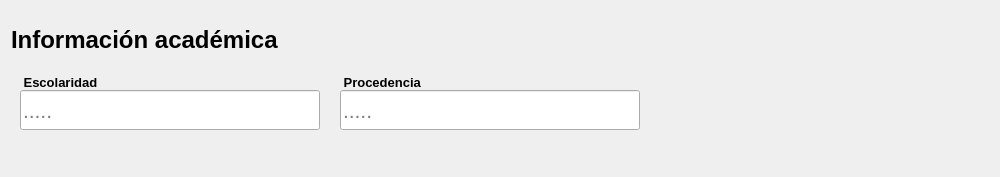
              <widget class="QFrame" name="info_academica">
               <property name="sizePolicy">
                <sizepolicy hsizetype="Preferred" vsizetype="Preferred">
                 <horstretch>0</horstretch>
                 <verstretch>10</verstretch>
                </sizepolicy>
               </property>
               <property name="minimumSize">
                <size>
                 <width>1000</width>
                 <height>170</height>
                </size>
               </property>
               <property name="styleSheet">
                <string notr="true"/>
               </property>
               <property name="frameShape">
                <enum>QFrame::NoFrame</enum>
               </property>
               <property name="frameShadow">
                <enum>QFrame::Raised</enum>
               </property>
               <property name="tipo" stdset="0">
                <string>espacio_preguntas_form</string>
               </property>
               <layout class="QVBoxLayout" name="verticalLayout">
                <property name="topMargin">
                 <number>20</number>
                </property>
                <item alignment="Qt::AlignLeft|Qt::AlignTop">
                 <widget class="QLabel" name="label_titulo_info_academica">
                  <property name="sizePolicy">
                   <sizepolicy hsizetype="Preferred" vsizetype="Preferred">
                    <horstretch>0</horstretch>
                    <verstretch>0</verstretch>
                   </sizepolicy>
                  </property>
                  <property name="minimumSize">
                   <size>
                    <width>0</width>
                    <height>40</height>
                   </size>
                  </property>
                  <property name="maximumSize">
                   <size>
                    <width>16777215</width>
                    <height>20</height>
                   </size>
                  </property>
                  <property name="font">
                   <font>
                    <family>Arial</family>
                    <pointsize>18</pointsize>
                    <weight>75</weight>
                    <bold>true</bold>
                   </font>
                  </property>
                  <property name="styleSheet">
                   <string notr="true"/>
                  </property>
                  <property name="text">
                   <string>Información académica</string>
                  </property>
                  <property name="scaledContents">
                   <bool>false</bool>
                  </property>
                 </widget>
                </item>
                <item>
                 <widget class="QFrame" name="preguntas_info_academica">
                  <property name="minimumSize">
                   <size>
                    <width>460</width>
                    <height>100</height>
                   </size>
                  </property>
                  <property name="styleSheet">
                   <string notr="true"/>
                  </property>
                  <property name="frameShape">
                   <enum>QFrame::NoFrame</enum>
                  </property>
                  <property name="frameShadow">
                   <enum>QFrame::Raised</enum>
                  </property>
                  <layout class="QFormLayout" name="formLayout_2">
                   <property name="horizontalSpacing">
                    <number>20</number>
                   </property>
                   <item row="0" column="0">
                    <layout class="QVBoxLayout" name="verticalLayout_40">
                     <item>
                      <widget class="QLabel" name="label_escolaridad">
                       <property name="maximumSize">
                        <size>
                         <width>100</width>
                         <height>16777215</height>
                        </size>
                       </property>
                       <property name="font">
                        <font>
                         <family>Arial</family>
                         <pointsize>10</pointsize>
                         <weight>75</weight>
                         <bold>true</bold>
                        </font>
                       </property>
                       <property name="styleSheet">
                        <string notr="true"/>
                       </property>
                       <property name="text">
                        <string> Escolaridad </string>
                       </property>
                       <property name="scaledContents">
                        <bool>true</bool>
                       </property>
                      </widget>
                     </item>
                     <item>
                      <widget class="QLineEdit" name="input_escolaridad">
                       <property name="sizePolicy">
                        <sizepolicy hsizetype="Fixed" vsizetype="Fixed">
                         <horstretch>0</horstretch>
                         <verstretch>0</verstretch>
                        </sizepolicy>
                       </property>
                       <property name="minimumSize">
                        <size>
                         <width>300</width>
                         <height>40</height>
                        </size>
                       </property>
                       <property name="font">
                        <font>
                         <family>Segoe UI</family>
                         <pointsize>16</pointsize>
                         <weight>50</weight>
                         <italic>false</italic>
                         <bold>false</bold>
                        </font>
                       </property>
                       <property name="styleSheet">
                        <string notr="true"/>
                       </property>
                       <property name="placeholderText">
                        <string>.....</string>
                       </property>
                      </widget>
                     </item>
                    </layout>
                   </item>
                   <item row="0" column="1">
                    <layout class="QVBoxLayout" name="verticalLayout_39">
                     <item>
                      <widget class="QLabel" name="label_procendencia">
                       <property name="maximumSize">
                        <size>
                         <width>100</width>
                         <height>16777215</height>
                        </size>
                       </property>
                       <property name="font">
                        <font>
                         <family>Arial</family>
                         <pointsize>10</pointsize>
                         <weight>75</weight>
                         <bold>true</bold>
                        </font>
                       </property>
                       <property name="styleSheet">
                        <string notr="true"/>
                       </property>
                       <property name="text">
                        <string> Procedencia </string>
                       </property>
                       <property name="textFormat">
                        <enum>Qt::PlainText</enum>
                       </property>
                       <property name="scaledContents">
                        <bool>true</bool>
                       </property>
                      </widget>
                     </item>
                     <item>
                      <widget class="QLineEdit" name="input_procendencia">
                       <property name="sizePolicy">
                        <sizepolicy hsizetype="Fixed" vsizetype="Fixed">
                         <horstretch>0</horstretch>
                         <verstretch>0</verstretch>
                        </sizepolicy>
                       </property>
                       <property name="minimumSize">
                        <size>
                         <width>300</width>
                         <height>40</height>
                        </size>
                       </property>
                       <property name="font">
                        <font>
                         <family>Segoe UI</family>
                         <pointsize>16</pointsize>
                         <weight>50</weight>
                         <italic>false</italic>
                         <bold>false</bold>
                        </font>
                       </property>
                       <property name="styleSheet">
                        <string notr="true"/>
                       </property>
                       <property name="placeholderText">
                        <string>.....</string>
                       </property>
                      </widget>
                     </item>
                    </layout>
                   </item>
                  </layout>
                 </widget>
                </item>
               </layout>
              </widget>
